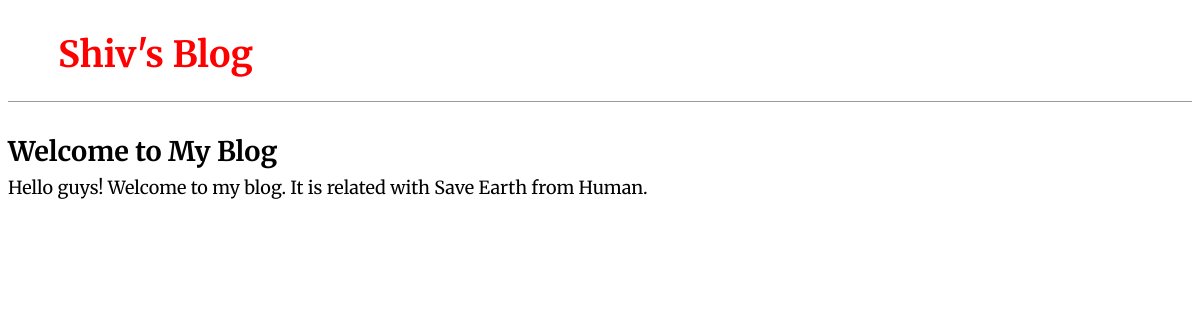
The app's page /post/1/ with its own data.
### blog/models.py (models this page shows, shortened)
class Post(models.Model):
    title = models.CharField(max_length=200)
    author = models.ForeignKey(
        'auth.user',
        on_delete=models.CASCADE,
    )
    body = models.TextField()

### blog/views.py (the view)
# urls.py: path('post/<int:pk>/', BlogDetailView.as_view(), name="post_detail"),  #new
class BlogDetailView(DetailView):
    model = Post
    template_name = 'post_detail.html'

### templates/post_detail.html
{% extends 'base.html' %}
{% block content %}
<div class="post-entry">
    <h2>{{ post.title}}</h2>
    <p>{{post.body}}</p>
</div>
{% endblock content %}

### static/css/base.css (style rules this page uses)
body { font-family: 'Merriweather', serif;; font-size: 18px; }
.post-entry { margin-bottom: 2rem; }
.post-entry h2 { margin: 0.5rem 0; }
.post-entry p { margin: 0; font-weight: 400; }

### records on screen
Post: title "Welcome to My Blog", body "Hello guys! Welcome to my blog. It is related with Save Earth from Human."
